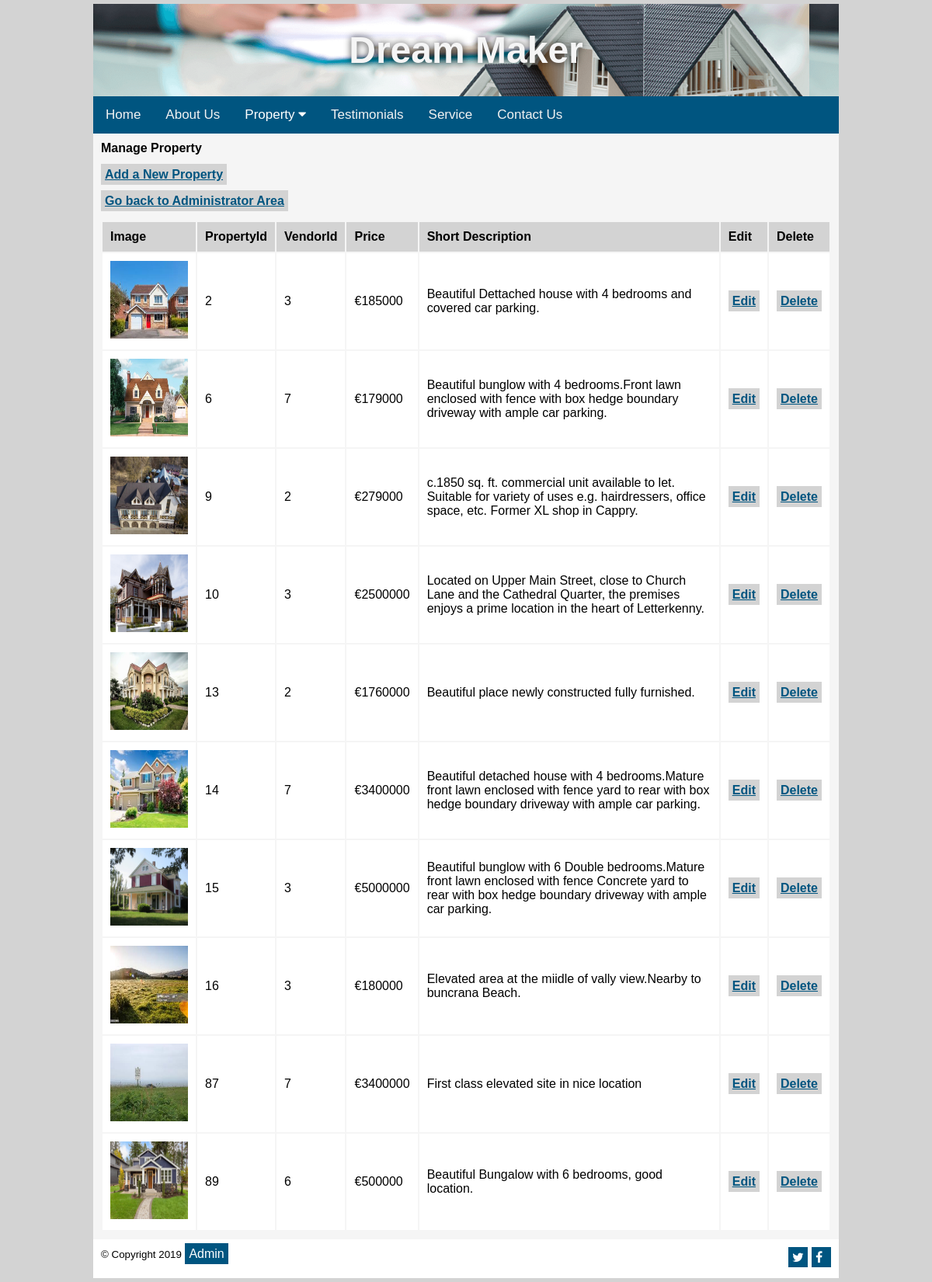
The page /manageproperties.php on the database its author committed.
### tables this page shows
CREATE TABLE `property` (
  `propertyid` int(11) NOT NULL,
  `address1` varchar(50) NOT NULL,
  `town` varchar(50) NOT NULL,
  `county` varchar(50) NOT NULL,
  `price` double NOT NULL,
  `bedrooms` int(2) DEFAULT NULL,
  `shortdescription` text NOT NULL,
  `longdescription` text NOT NULL,
  `image` varchar(50) NOT NULL,
  `categoryid` int(11) NOT NULL,
  `vendorid` int(11) NOT NULL
);

CREATE TABLE `vendor` (
  `vendorid` int(11) NOT NULL,
  `surname` varchar(20) NOT NULL,
  `firstname` varchar(20) NOT NULL,
  `address1` varchar(50) NOT NULL,
  `town` varchar(20) NOT NULL,
  `county` varchar(20) NOT NULL,
  `mobile` varchar(20) NOT NULL,
  `email` varchar(20) NOT NULL
);

### manageproperties.php (the view, shortened to what this page needs)
<!DOCTYPE HTML>
<html lang="en">
<head>
 <link rel="stylesheet" href="css/styles.css">
 </head>
<body>
<div id="container">
<div id="content">
<div id = "displayproperties">
<strong>Manage Property</strong>
<p><a href="addproperty.php">Add a New Property</a></p>
<p><a href="admin.php">Go back to Administrator Area</a></p>
<?php
$server="localhost";
$dbuser="root";
$password="";
$link=mysqli_connect($server,$dbuser,$password);
mysqli_select_db($link, "property");
$sql = "SELECT property.*,vendor.vendorid from property,vendor WHERE property.vendorid=vendor.vendorid";
$result = mysqli_query($link,$sql);
if(mysqli_num_rows($result)>0)
{
    echo "<table>";
    echo "<tr>
            <td><strong>Image</td>
            <td><strong>PropertyId</td>
            <td><strong>VendorId</td>
            <td><strong>Price</td>
            <td><strong>Short Description</td>
            <td><strong>Edit</td>
            <td><strong>Delete</td>
            </tr>";
    while($row=mysqli_fetch_array($result))
    {
        $propertyid=$row["propertyid"];
        $vendorid=$row["vendorid"];
        $image=$row["image"];
        $shortdesc=$row["shortdescription"];
        $price=$row["price"];
        echo "<tr>
              <td><img src='$image' width=100 height=100> </td>
              <td>$propertyid</td>
              <td>$vendorid</td>
              <td>&euro;$price</td>
              <td>$shortdesc</td>
              <td><a href='editproperty.php?propertyid=$propertyid' onclick=\"return confirm('Are you sure you want to edit this property?');\">Edit</a></td>
              <td><a href='confirmdeleteproperty.php?propertyid=$propertyid' onclick=\"return confirm('Are you sure you want to delete this property?');\">Delete</a></td>
               </tr>";
}
}
echo "</table>";
?>
</div>
</div>
</div>
</body>
</html>

### css/styles.css (style rules this page uses)
body { background-color: lightgrey; background-size: 90%; margin:0;font-family:Arial, Helvetica, sans-serif; }
#container { margin: auto; width: 80%; background-image: url('banner10.png'); border: 5px solid lightgrey; }
.sitename h1 { text-align: center; font-size: 3rem; color: whitesmoke; text-shadow: 0 0 .625rem rgba(0,0,0,0.75); }
#content { background-color: whitesmoke ; padding: 10px; min-height: 300px; }
#content a { background-color:lightgrey; color:#005580; font-weight:bold; padding:5px; }
#footer { background-color: #ffffff; height: 30px; padding: 10px; }
#footer a { background-color: #005580; color: white; text-decoration:none; padding:5px; }
table td { padding: 10px; }
table { width: 100% }
table tr:nth-child(1) { background-color: lightgray; }
table tr { background-color:#FFFFFF; }
.topnav { overflow: hidden; background-color: #005580; }
.topnav a { float: left; display: block; color: #f2f2f2; text-align: center; padding: 14px 16px; text-decoration: none; font-size: 17px; }
.dropdown { float: left; overflow: hidden; }
.dropdown .dropbtn { font-size: 17px; border: none; outline: none; color: white; padding: 14px 16px; background-color: inherit; font-family: inherit; margin: 0; }

### rows shown on the page
property: image (picture), propertyid "2", vendorid.vendorid "3", price "185000", shortdescription "Beautiful Dettached house with 4 bedrooms and covered car parking."
property: image (picture), propertyid "6", vendorid.vendorid "7", price "179000", shortdescription "Beautiful bunglow with 4 bedrooms.Front lawn enclosed with fence with box hedge boundary driveway with ample car parking."
property: image (picture), propertyid "9", vendorid.vendorid "2", price "279000", shortdescription "c.1850 sq. ft. commercial unit available to let. Suitable for variety of uses e.g. hairdressers, office space, etc. Former XL shop in Cappry."
property: image (picture), propertyid "10", vendorid.vendorid "3", price "2500000", shortdescription "Located on Upper Main Street, close to Church Lane and the Cathedral Quarter, the premises enjoys a prime location in the heart of Letterkenny."
property: image (picture), propertyid "13", vendorid.vendorid "2", price "1760000", shortdescription "Beautiful place newly constructed fully furnished."
property: image (picture), propertyid "14", vendorid.vendorid "7", price "3400000", shortdescription "Beautiful detached house with 4 bedrooms.Mature front lawn enclosed with fence yard to rear with box hedge boundary driveway with ample car parking."
property: image (picture), propertyid "15", vendorid.vendorid "3", price "5000000", shortdescription "Beautiful bunglow with 6 Double bedrooms.Mature front lawn enclosed with fence Concrete yard to rear with box hedge boundary driveway with ample car parking."
property: image (picture), propertyid "16", vendorid.vendorid "3", price "180000", shortdescription "Elevated area at the miidle of vally view.Nearby to buncrana Beach."
property: image (picture), propertyid "87", vendorid.vendorid "7", price "3400000", shortdescription "First class elevated site in nice location"
property: image (picture), propertyid "89", vendorid.vendorid "6", price "500000", shortdescription "Beautiful Bungalow with 6 bedrooms, good location."
